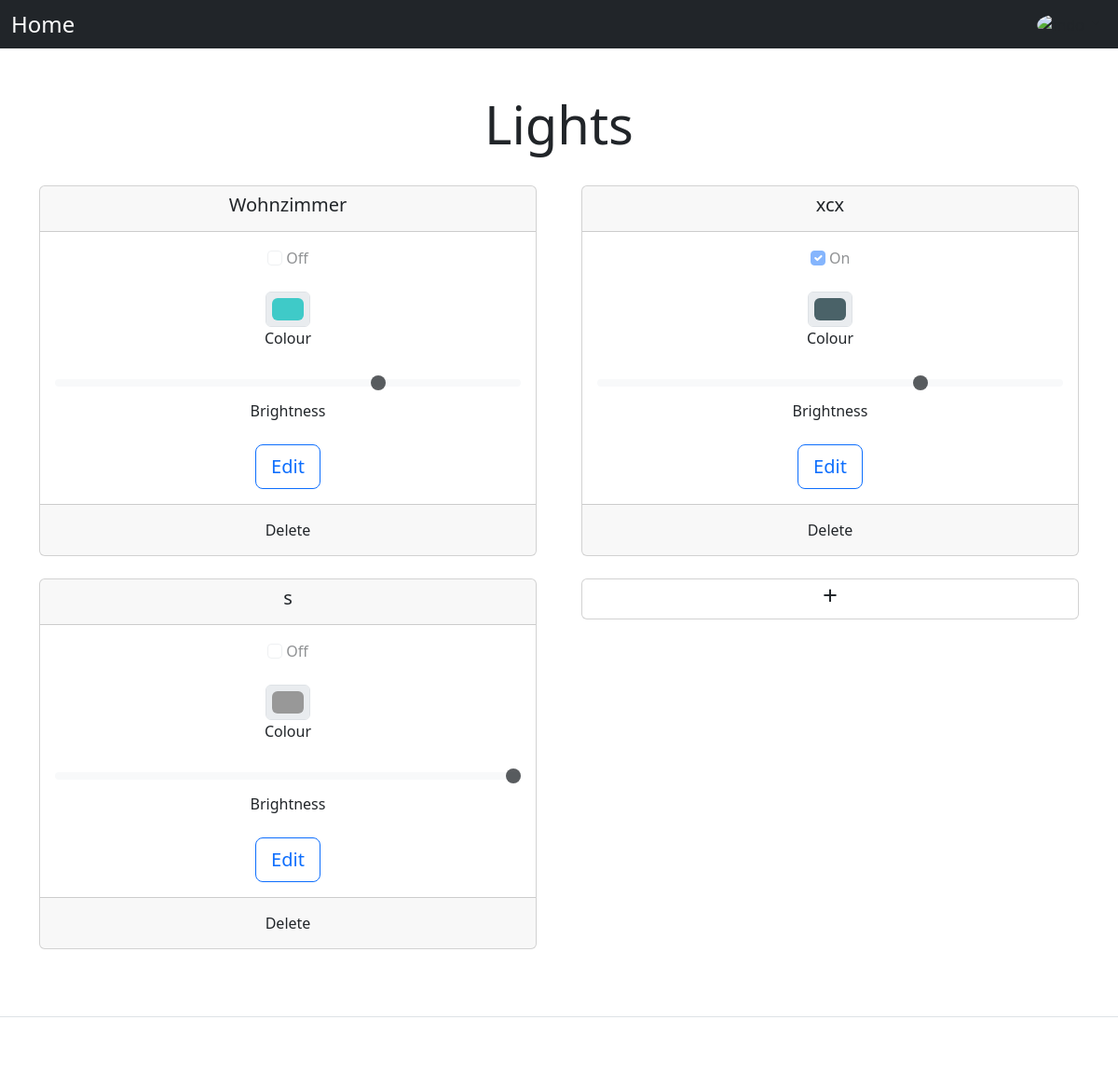
Page /lights/ (signed in) on the committed database.
### lights/models.py (models this page shows)
class Light(models.Model):
    name = models.CharField(max_length=200)
    status = models.BooleanField(default=False)
    colour = models.CharField(max_length=200, default="#989898")
    brightness = models.IntegerField(default=100)

### lights/views.py (the view)
# urls.py: path('', views.index, name='index'),
@login_required
def index(request):
    if request.method == 'POST':
        form = AddForm(request.POST)
        if form.is_valid():
            light = form.save(commit=False)
            light.save()
        return redirect("index")
    else:
        light_list = Light.objects.all()
        context = {'latest_light_list': light_list}
        return render(request, 'lights/index.html', context)

### lights/templates/lights/index.html (shortened to what this page needs)
{% include "header.html" %}
<div class="px-3 py-3 pt-md-5 pb-md-4 mx-auto text-center">
    <h1 class="display-4">Lights</h1>
</div>
<div class="container text-center">
    <div class="row row-cols-2 gx-5">
        {% for light in latest_light_list %}
            <div class="col">
                <div class="card mb-4">
                    <div class="card-header">
                        <h5 class="card-title">{{ light.name }}</h5>
                    </div>
                    <div class="card-body">
                        <div class="mb-4">
                            <input class="form-check-input" type="checkbox" role="switch" id="status_{{ forloop.counter }}"
                                   disabled {% if light.status %} checked{% endif %}>
                            <label class="form-check-label" for="status_{{ forloop.counter }}">{% if light.status %} On {% else %}
                                Off {% endif %}</label>
                        </div>
                        <div class="mb-4">
                            <input type="color" class="form-control form-control-color mx-auto" id="colour_{{ forloop.counter }}"
                                   value="{{ light.colour }}" disabled>
                            <label class="form-check-label" for="colour_{{ forloop.counter }}">Colour</label>
                        </div>
                        <div class="mb-4">
                            <input type="range" class="form-range" min="0" max="100" step="10" id="brightness_{{ forloop.counter }}"
                                   value="{{ light.brightness }}" disabled>
                            <label class="form-check-label" for="brightness_{{ forloop.counter }}">Brightness</label>
                        </div>
                        <a href="/lights/{{ light.id }}" class="btn btn-outline-primary btn-lg btn-block">Edit</a>
                    </div>
                    <div class="card-footer text-muted">
                        <form action="/lights/{{ light.id }}/delete/" method="post">
                            <button type="submit" class="btn mx-auto">Delete</button>
                        </form>
                    </div>
                </div>
            </div>
        {% endfor %}
        <div class="col">
            <div class="card mb-4">
                <a href="/lights/add/" class="my-auto stretched-link nav-link text-dark"><h3>+</h3></a>
            </div>
        </div>
    </div>
</div>
{% include "footer.html" %}

### rows in the picture
Light: name "Wohnzimmer", shows "Off", colour "#3fcac8", brightness "70"
Light: name "xcx", status "☑", shows "On", colour "#4a6268", brightness "70"
Light: name "s", shows "Off", colour "#989898", brightness "100"
